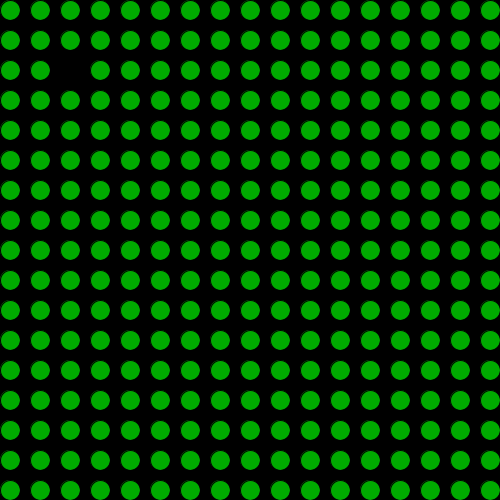
Frame 1 (no input)
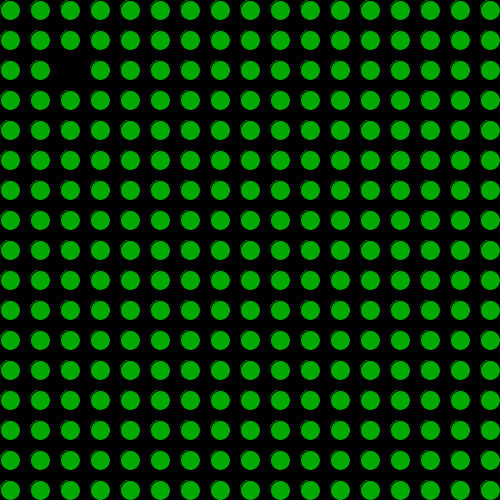
Frame 60 (the mouse pressed at the canvas centre just before this capture)
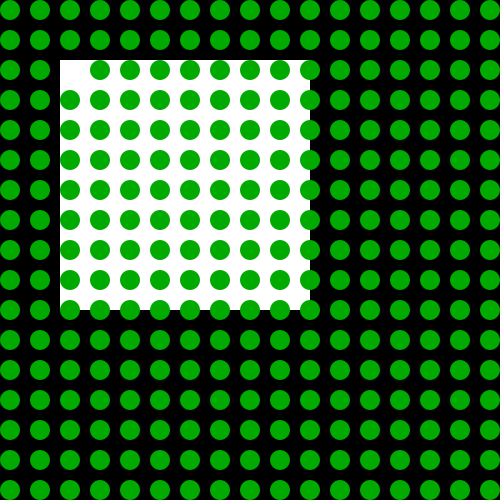
Frame 120 (the mouse held since frame 60 and released just before this capture)

The Processing sketch that drew these frames (run headless with seeded random() and noise(); from frame 60 on, the mouse is pressed at the canvas centre):

// Processing sketch: processing_119318
// ── processing_119318.pde

void setup()
{
size(500, 500);
background(0);
}

void draw()
{
  fill(0, 170, 0);
  if(mouseY>0) { 
  if(mouseY<500) {
      background (0);
      noStroke();
  if(mousePressed==true){
    fill(255);
rect(60,60,mouseX,mouseY);
  }
  }
} 
fill(0,170, 0);
ellipse(10, 10, 20, 20);
ellipse(10, 40, 20, 20);
ellipse(10, 70, 20, 20);
ellipse(10, 100, 20, 20);
ellipse(10, 130, 20, 20);
ellipse(10, 160, 20, 20);
ellipse(10, 190, 20, 20);
ellipse(10, 220, 20, 20);
ellipse(10, 250, 20, 20);
ellipse(10, 280, 20, 20);
ellipse(10, 310, 20, 20);
ellipse(10, 340, 20, 20);
ellipse(10, 370, 20, 20);
ellipse(10, 400, 20, 20);
ellipse(10, 430, 20, 20);
ellipse(10, 460, 20, 20);
ellipse(10, 490, 20, 20);
ellipse(40, 10, 20, 20);
ellipse(40, 40, 20, 20);
ellipse(40, 70, 20, 20);
ellipse(40, 100, 20, 20);
ellipse(40, 130, 20, 20);
ellipse(40, 160, 20, 20);
ellipse(40, 190, 20, 20);
ellipse(40, 220, 20, 20);
ellipse(40, 250, 20, 20);
ellipse(40, 280, 20, 20);
ellipse(40, 310, 20, 20);
ellipse(40, 340, 20, 20);
ellipse(40, 370, 20, 20);
ellipse(40, 400, 20, 20);
ellipse(40, 430, 20, 20);
ellipse(40, 460, 20, 20);
ellipse(40, 490, 20, 20);
ellipse(70, 10, 20, 20);
ellipse(70, 40, 20, 20);
//ellipse(70, 70, 20, 20);
ellipse(70, 100, 20, 20);
ellipse(70, 130, 20, 20);
ellipse(70, 160, 20, 20);
ellipse(70, 190, 20, 20);
ellipse(70, 220, 20, 20);
ellipse(70, 250, 20, 20);
ellipse(70, 280, 20, 20);
ellipse(70, 310, 20, 20);
ellipse(70, 340, 20, 20);
ellipse(70, 370, 20, 20);
ellipse(70, 400, 20, 20);
ellipse(70, 430, 20, 20);
ellipse(70, 460, 20, 20);
ellipse(70, 490, 20, 20);
ellipse(100, 10, 20, 20);
ellipse(100, 40, 20, 20);
ellipse(100, 70, 20, 20);
ellipse(100, 100, 20, 20);
ellipse(100, 130, 20, 20);
ellipse(100, 160, 20, 20);
ellipse(100, 190, 20, 20);
ellipse(100, 220, 20, 20);
ellipse(100, 250, 20, 20);
ellipse(100, 280, 20, 20);
ellipse(100, 310, 20, 20);
ellipse(100, 340, 20, 20);
ellipse(100, 370, 20, 20);
ellipse(100, 400, 20, 20);
ellipse(100, 430, 20, 20);
ellipse(100, 460, 20, 20);
ellipse(100, 490, 20, 20);
ellipse(130, 10, 20, 20);
ellipse(130, 40, 20, 20);
ellipse(130, 70, 20, 20);
ellipse(130, 100, 20, 20);
ellipse(130, 130, 20, 20);
ellipse(130, 160, 20, 20);
ellipse(130, 190, 20, 20);
ellipse(130, 220, 20, 20);
ellipse(130, 250, 20, 20);
ellipse(130, 280, 20, 20);
ellipse(130, 310, 20, 20);
ellipse(130, 340, 20, 20);
ellipse(130, 370, 20, 20);
ellipse(130, 400, 20, 20);
ellipse(130, 430, 20, 20);
ellipse(130, 460, 20, 20);
ellipse(130, 490, 20, 20);
ellipse(160, 10, 20, 20);
ellipse(160, 40, 20, 20);
ellipse(160, 70, 20, 20);
ellipse(160, 100, 20, 20);
ellipse(160, 130, 20, 20);
ellipse(160, 160, 20, 20);
ellipse(160, 190, 20, 20);
ellipse(160, 220, 20, 20);
ellipse(160, 250, 20, 20);
ellipse(160, 280, 20, 20);
ellipse(160, 310, 20, 20);
ellipse(160, 340, 20, 20);
ellipse(160, 370, 20, 20);
ellipse(160, 400, 20, 20);
ellipse(160, 430, 20, 20);
ellipse(160, 460, 20, 20);
ellipse(160, 490, 20, 20);
ellipse(190, 10, 20, 20);
ellipse(190, 40, 20, 20);
ellipse(190, 70, 20, 20);
ellipse(190, 100, 20, 20);
ellipse(190, 130, 20, 20);
ellipse(190, 160, 20, 20);
ellipse(190, 190, 20, 20);
ellipse(190, 220, 20, 20);
ellipse(190, 250, 20, 20);
ellipse(190, 280, 20, 20);
ellipse(190, 310, 20, 20);
ellipse(190, 340, 20, 20);
ellipse(190, 370, 20, 20);
ellipse(190, 400, 20, 20);
ellipse(190, 430, 20, 20);
ellipse(190, 460, 20, 20);
ellipse(190, 490, 20, 20);
ellipse(220, 10, 20, 20);
ellipse(220, 40, 20, 20);
ellipse(220, 70, 20, 20);
ellipse(220, 100, 20, 20);
ellipse(220, 130, 20, 20);
ellipse(220, 160, 20, 20);
ellipse(220, 190, 20, 20);
ellipse(220, 220, 20, 20);
ellipse(220, 250, 20, 20);
ellipse(220, 280, 20, 20);
ellipse(220, 310, 20, 20);
ellipse(220, 340, 20, 20);
ellipse(220, 370, 20, 20);
ellipse(220, 400, 20, 20);
ellipse(220, 430, 20, 20);
ellipse(220, 460, 20, 20);
ellipse(220, 490, 20, 20);
ellipse(250, 10, 20, 20);
ellipse(250, 40, 20, 20);
ellipse(250, 70, 20, 20);
ellipse(250, 100, 20, 20);
ellipse(250, 130, 20, 20);
ellipse(250, 160, 20, 20);
ellipse(250, 190, 20, 20);
ellipse(250, 220, 20, 20);
ellipse(250, 250, 20, 20);
ellipse(250, 280, 20, 20);
ellipse(250, 310, 20, 20);
ellipse(250, 340, 20, 20);
ellipse(250, 370, 20, 20);
ellipse(250, 400, 20, 20);
ellipse(250, 430, 20, 20);
ellipse(250, 460, 20, 20);
ellipse(250, 490, 20, 20);
ellipse(280, 10, 20, 20);
ellipse(280, 40, 20, 20);
ellipse(280, 70, 20, 20);
ellipse(280, 100, 20, 20);
ellipse(280, 130, 20, 20);
ellipse(280, 160, 20, 20);
ellipse(280, 190, 20, 20);
ellipse(280, 220, 20, 20);
ellipse(280, 250, 20, 20);
ellipse(280, 280, 20, 20);
ellipse(280, 310, 20, 20);
ellipse(280, 340, 20, 20);
ellipse(280, 370, 20, 20);
ellipse(280, 400, 20, 20);
ellipse(280, 430, 20, 20);
ellipse(280, 460, 20, 20);
ellipse(280, 490, 20, 20);
ellipse(310, 10, 20, 20);
ellipse(310, 40, 20, 20);
ellipse(310, 70, 20, 20);
ellipse(310, 100, 20, 20);
ellipse(310, 130, 20, 20);
ellipse(310, 160, 20, 20);
ellipse(310, 190, 20, 20);
ellipse(310, 220, 20, 20);
ellipse(310, 250, 20, 20);
ellipse(310, 280, 20, 20);
ellipse(310, 310, 20, 20);
ellipse(310, 340, 20, 20);
ellipse(310, 370, 20, 20);
ellipse(310, 400, 20, 20);
ellipse(310, 430, 20, 20);
ellipse(310, 460, 20, 20);
ellipse(310, 490, 20, 20);
ellipse(340, 10, 20, 20);
ellipse(340, 40, 20, 20);
ellipse(340, 70, 20, 20);
ellipse(340, 100, 20, 20);
ellipse(340, 130, 20, 20);
ellipse(340, 160, 20, 20);
ellipse(340, 190, 20, 20);
ellipse(340, 220, 20, 20);
ellipse(340, 250, 20, 20);
ellipse(340, 280, 20, 20);
ellipse(340, 310, 20, 20);
ellipse(340, 340, 20, 20);
ellipse(340, 370, 20, 20);
ellipse(340, 400, 20, 20);
ellipse(340, 430, 20, 20);
ellipse(340, 460, 20, 20);
ellipse(340, 490, 20, 20);
ellipse(370, 10, 20, 20);
ellipse(370, 40, 20, 20);
ellipse(370, 70, 20, 20);
ellipse(370, 100, 20, 20);
ellipse(370, 130, 20, 20);
ellipse(370, 160, 20, 20);
ellipse(370, 190, 20, 20);
ellipse(370, 220, 20, 20);
ellipse(370, 250, 20, 20);
ellipse(370, 280, 20, 20);
ellipse(370, 310, 20, 20);
ellipse(370, 340, 20, 20);
ellipse(370, 370, 20, 20);
ellipse(370, 400, 20, 20);
ellipse(370, 430, 20, 20);
ellipse(370, 460, 20, 20);
ellipse(370, 490, 20, 20);
ellipse(400, 10, 20, 20);
ellipse(400, 40, 20, 20);
ellipse(400, 70, 20, 20);
ellipse(400, 100, 20, 20);
ellipse(400, 130, 20, 20);
ellipse(400, 160, 20, 20);
ellipse(400, 190, 20, 20);
ellipse(400, 220, 20, 20);
ellipse(400, 250, 20, 20);
ellipse(400, 280, 20, 20);
ellipse(400, 310, 20, 20);
ellipse(400, 340, 20, 20);
ellipse(400, 370, 20, 20);
ellipse(400, 400, 20, 20);
ellipse(400, 430, 20, 20);
ellipse(400, 460, 20, 20);
ellipse(400, 490, 20, 20);
ellipse(430, 10, 20, 20);
ellipse(430, 40, 20, 20);
ellipse(430, 70, 20, 20);
ellipse(430, 100, 20, 20);
ellipse(430, 130, 20, 20);
ellipse(430, 160, 20, 20);
ellipse(430, 190, 20, 20);
ellipse(430, 220, 20, 20);
ellipse(430, 250, 20, 20);
ellipse(430, 280, 20, 20);
ellipse(430, 310, 20, 20);
ellipse(430, 340, 20, 20);
ellipse(430, 370, 20, 20);
ellipse(430, 400, 20, 20);
ellipse(430, 430, 20, 20);
ellipse(430, 460, 20, 20);
ellipse(430, 490, 20, 20);
ellipse(460, 10, 20, 20);
ellipse(460, 40, 20, 20);
ellipse(460, 70, 20, 20);
ellipse(460, 100, 20, 20);
ellipse(460, 130, 20, 20);
ellipse(460, 160, 20, 20);
ellipse(460, 190, 20, 20);
ellipse(460, 220, 20, 20);
ellipse(460, 250, 20, 20);
ellipse(460, 280, 20, 20);
ellipse(460, 310, 20, 20);
ellipse(460, 340, 20, 20);
ellipse(460, 370, 20, 20);
ellipse(460, 400, 20, 20);
ellipse(460, 430, 20, 20);
ellipse(460, 460, 20, 20);
ellipse(460, 490, 20, 20);
ellipse(490, 10, 20, 20);
ellipse(490, 40, 20, 20);
ellipse(490, 70, 20, 20);
ellipse(490, 100, 20, 20);
ellipse(490, 130, 20, 20);
ellipse(490, 160, 20, 20);
ellipse(490, 190, 20, 20);
ellipse(490, 220, 20, 20);
ellipse(490, 250, 20, 20);
ellipse(490, 280, 20, 20);
ellipse(490, 310, 20, 20);
ellipse(490, 340, 20, 20);
ellipse(490, 370, 20, 20);
ellipse(490, 400, 20, 20);
ellipse(490, 430, 20, 20);
ellipse(490, 460, 20, 20);
ellipse(490, 490, 20, 20);
}
